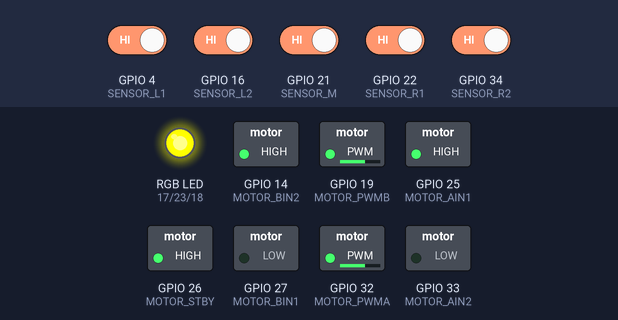
Bench run of a sketch on a simulated ESP32. On the bench: switched loads named in the sketch (green lamp = pin HIGH), an RGB LED mixed from three pins (HIGH = lit). Dashed ring = blinking. Inputs (shaded band) come from the test bench; at power-on: GPIO 4 (SENSOR_L1), GPIO 16 (SENSOR_L2), GPIO 21 (SENSOR_M), GPIO 22 (SENSOR_R1), GPIO 34 (SENSOR_R2) HIGH.

Above: at 2.2 s.
2.3 s: GPIO 4 (SENSOR_L1) driven LOW
At 3.1 s:
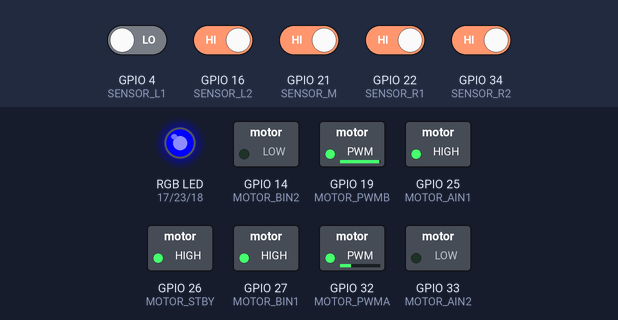
3.8 s: GPIO 16 (SENSOR_L2) driven LOW
At 4.9 s:
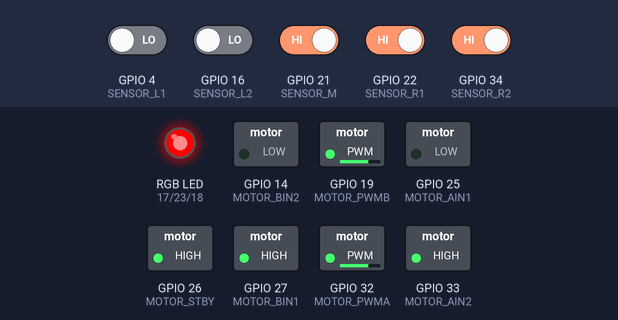
5.3 s: GPIO 21 (SENSOR_M) driven LOW
At 5.51 s:
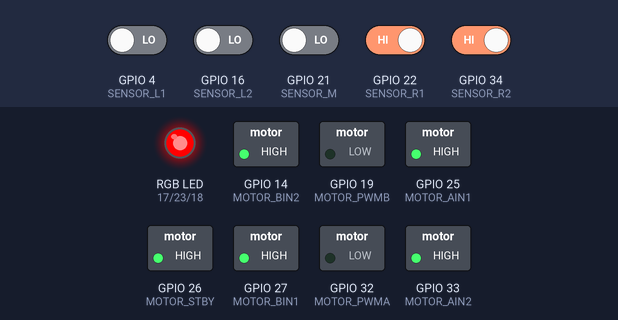
8.3 s: GPIO 34 (SENSOR_R2) driven LOW
At 9.1 s:
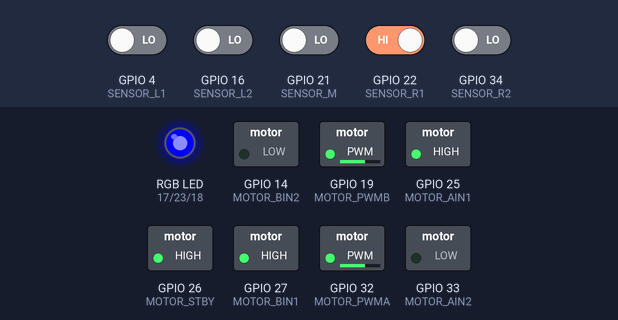
9.8 s: GPIO 16 (SENSOR_L2) driven HIGH
At 9.98 s:
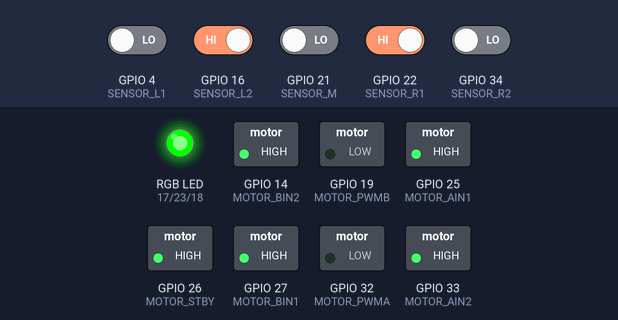
12.8 s: GPIO 21 (SENSOR_M) driven HIGH
At 12.8 s:
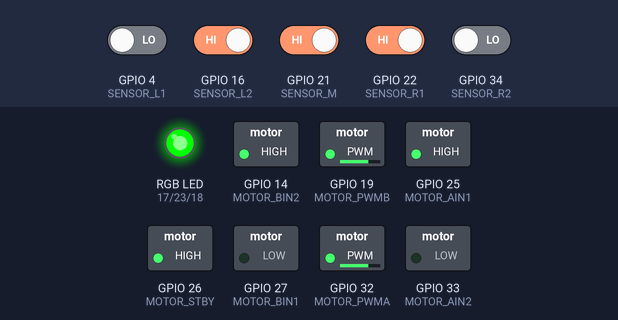
Timing chart, 0 to 15.3 s (numbered marks = the images above; inputs shaded):
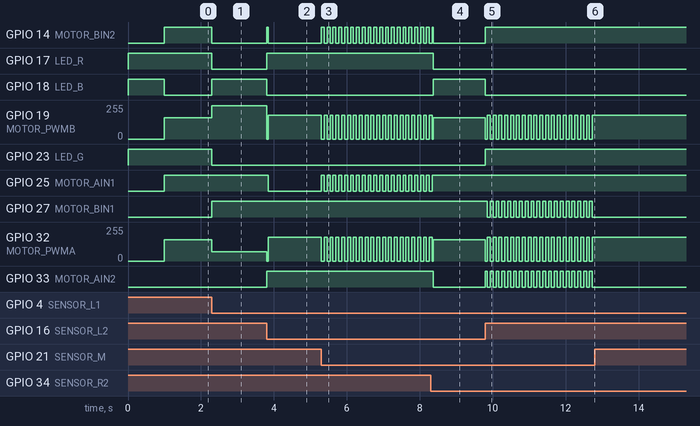

Measured:
- after the input at 2.3 s, GPIO 14 (MOTOR_BIN2), GPIO 17 (LED_R), GPIO 23 (LED_G): HIGH → LOW at once; GPIO 18 (LED_B), GPIO 27 (MOTOR_BIN1): LOW → HIGH at once; GPIO 19 (MOTOR_PWMB): 159/255 → 249/255 at once; GPIO 32 (MOTOR_PWMA): 159/255 → 70/255 at once
- after the input at 3.8 s, GPIO 14 (MOTOR_BIN2): LOW → HIGH at once, → LOW 0.05 s later; GPIO 17 (LED_R), GPIO 33 (MOTOR_AIN2): LOW → HIGH at once; GPIO 18 (LED_B): HIGH → LOW at once; GPIO 19 (MOTOR_PWMB): 249/255 → 179/255 at once; GPIO 25 (MOTOR_AIN1): HIGH → LOW after 0.05 s
- after the input at 5.3 s, GPIO 14 (MOTOR_BIN2), GPIO 25 (MOTOR_AIN1): alternates HIGH for 0.08 s and LOW for 0.08 s, starting at once; GPIO 19 (MOTOR_PWMB), GPIO 32 (MOTOR_PWMA): alternates 179/255 for 0.08 s and 0/255 for 0.08 s, starting at once
- after the input at 8.3 s, GPIO 17 (LED_R), GPIO 33 (MOTOR_AIN2): HIGH → LOW after 0.07 s; GPIO 18 (LED_B): LOW → HIGH after 0.07 s; GPIO 25 (MOTOR_AIN1): goes on until 8.3 s, then stays HIGH
- after the input at 9.8 s, GPIO 14 (MOTOR_BIN2): LOW → HIGH at once; GPIO 18 (LED_B): HIGH → LOW at once
- after the input at 12.8 s, GPIO 19 (MOTOR_PWMB), GPIO 32 (MOTOR_PWMA): stops changing and stays 179/255; GPIO 27 (MOTOR_BIN1), GPIO 33 (MOTOR_AIN2): stops changing and stays LOW

The sketch:

car_0610.ino
```cpp
// =========================================================================
// 專案：模組化狀態機循跡車 (ESP32 - 新版 3.0+ API 專用)
// 架構：同學修改版腳位 -> 輸入層 -> 大腦層(狀態機) -> 輸出層(硬體抽象)
// =========================================================================

// ==========================================
// 0. 腳位與參數定義 (同學修改版)
// ==========================================
// RGB LED 引腳
const int LED_R = 17;
const int LED_G = 23; // 已移至 P23
const int LED_B = 18;

// 感測器引腳：L2, L1, C, R1, R2
// 為了程式可讀性與對齊，我們將陣列解開對應到名稱
const int SENSOR_L2 = 16; // 陣列中的 16 (OUT1 最左)
const int SENSOR_L1 = 4;  // 陣列中的 4  (OUT2)
const int SENSOR_M  = 21; // 陣列中的 21 (OUT3 正中)
const int SENSOR_R1 = 22; // 陣列中的 22 (OUT4)
const int SENSOR_R2 = 34; // 陣列中的 34 (OUT5 最右，安全腳)

// TB6612FNG 馬達驅動引腳
const int MOTOR_PWMA = 32;
const int MOTOR_AIN1 = 25;
const int MOTOR_AIN2 = 33;
const int MOTOR_PWMB = 19; // 已移至 P19
const int MOTOR_BIN1 = 27;
const int MOTOR_BIN2 = 14;
const int MOTOR_STBY = 26;

// ESP32 PWM 參數設定
const int PWM_FREQ = 5000;      // 5kHz
const int PWM_RESOLUTION = 8;   // 速度範圍 0 ~ 255

// 速度與 PID 核心參數 (可根據現場賽道調整)
const int BASE_SPEED = 160;     // 直線基礎速度
const int TURN_SPEED = 180;     // 直角彎盲轉速度
float Kp = 45.0;                // P 參數
float Kd = 25.0;                // D 參數
float Ki = 0.0;                 // I 參數

// 全域控制變數
int last_error = 0;
int last_valid_error = 0;
// 在第 0 區的 last_valid_error 下方加上這兩行
unsigned long lost_start_time = 0; // 紀錄開始迷路的時間
bool is_lost_counting = false;     // 是否正在迷路計時中

// ==========================================
// 1. 定義系統狀態 (System States)
// ==========================================
enum CarState {
  STATE_NORMAL_PID,  // 藍燈：常規 PID 循跡（直線與弧線）
  STATE_LEFT_90,     // 紅燈：觸發左直角彎
  STATE_RIGHT_90,    // 綠燈：觸發右直角彎
  STATE_LOST         // 黃燈：衝出賽道迷路
};

CarState current_state = STATE_NORMAL_PID;

// ==========================================
// 函式前方宣告 (Forward Declarations - 解決定義順序問題)
// ==========================================
void setLED(int r, int g, int b);
void robotForward(int leftSpeed, int rightSpeed);
void robotSpinLeft(int speed);
void robotSpinRight(int speed);
void robotBrake();
CarState updateState();
int calculate_error();
void run_PID_tracking();
void handle_left_90();
void handle_right_90();
void handle_lost_track();

// ==========================================
// 2. 初始化設定 (Setup)
// ==========================================
void setup() {
  Serial.begin(115200);

  // 初始化輸入層 (感測器)
  pinMode(SENSOR_L2, INPUT);
  pinMode(SENSOR_L1, INPUT);
  pinMode(SENSOR_M,  INPUT);
  pinMode(SENSOR_R1, INPUT);
  pinMode(SENSOR_R2, INPUT);

  // 初始化輸出層 (馬達)
  pinMode(MOTOR_AIN1, OUTPUT);
  pinMode(MOTOR_AIN2, OUTPUT);
  pinMode(MOTOR_BIN1, OUTPUT);
  pinMode(MOTOR_BIN2, OUTPUT);
  pinMode(MOTOR_STBY, OUTPUT);
  digitalWrite(MOTOR_STBY, HIGH); // 啟動馬達驅動晶片

  // ESP32 新版 (3.0+) PWM 配置
  ledcAttach(MOTOR_PWMA, PWM_FREQ, PWM_RESOLUTION);
  ledcAttach(MOTOR_PWMB, PWM_FREQ, PWM_RESOLUTION);

  // 初始化指示燈
  pinMode(LED_R, OUTPUT);
  pinMode(LED_G, OUTPUT);
  pinMode(LED_B, OUTPUT);

  // 開機動畫：白燈亮 1 秒，代表系統正常
  setLED(1, 1, 1); delay(1000); setLED(0, 0, 0);
}

// ==========================================
// 3. 主程式大腦層 (Control Layer - 狀態機)
// ==========================================
void loop() {
  // 【一、輸入層】更新目前的系統狀態
  current_state = updateState();

  // 【二、大腦與輸出層】依據不同狀態分流執行
  switch (current_state) {

    case STATE_NORMAL_PID:
      setLED(0, 0, 1);       // 藍燈
      run_PID_tracking();    // 執行 PID 弧線/直線循跡
      break;

    case STATE_LEFT_90:
      setLED(1, 0, 0);       // 紅燈
      handle_left_90();      // 執行左直角處理邏輯
      break;

    case STATE_RIGHT_90:
      setLED(0, 1, 0);       // 綠燈
      handle_right_90();     // 執行右直角處理邏輯
      break;

    case STATE_LOST:
      setLED(1, 1, 0);       // 黃燈 (紅+綠)
      handle_lost_track();   // 執行衝出賽道搜線邏輯
      break;
  }
}

/// ==========================================
// 4. 軟體輸入層函式 (Input Layer)
// ==========================================
// ==========================================
// 4. 軟體輸入層函式 (Input Layer)
// ==========================================

/**
 * 計算環境誤差值 (Error)
 */
int calculate_error() {
  // 【關鍵修正】加上驚嘆號 (!)，將電子訊號的 11111(白底) 轉換為大腦好理解的 00000
  int l2 = !digitalRead(SENSOR_L2);
  int l1 = !digitalRead(SENSOR_L1);
  int m  = !digitalRead(SENSOR_M);
  int r1 = !digitalRead(SENSOR_R1);
  int r2 = !digitalRead(SENSOR_R2);

  // 權重計算法轉換誤差 (此時 1 代表黑線，0 代表白底)
       if (l2 == 1 && l1 == 0 && m == 0 && r1 == 0 && r2 == 0) return -4;
  else if (l2 == 1 && l1 == 1 && m == 0 && r1 == 0 && r2 == 0) return -3;
  else if (l2 == 0 && l1 == 1 && m == 0 && r1 == 0 && r2 == 0) return -2;
  else if (l2 == 0 && l1 == 1 && m == 1 && r1 == 0 && r2 == 0) return -1;
  else if (l2 == 0 && l1 == 0 && m == 1 && r1 == 0 && r2 == 0) return  0; // 正中央
  else if (l2 == 0 && l1 == 0 && m == 1 && r1 == 1 && r2 == 0) return  1;
  else if (l2 == 0 && l1 == 0 && m == 0 && r1 == 1 && r2 == 0) return  2;
  else if (l2 == 0 && l1 == 0 && m == 0 && r1 == 1 && r2 == 1) return  3;
  else if (l2 == 0 && l1 == 0 && m == 0 && r1 == 0 && r2 == 1) return  4;

  return last_error;
}

/**
 * 狀態識別器
 */
CarState updateState() {
  // 同樣加上驚嘆號 (!)，統一輸入層邏輯
  int l2 = !digitalRead(SENSOR_L2);
  int l1 = !digitalRead(SENSOR_L1);
  int m  = !digitalRead(SENSOR_M);
  int r1 = !digitalRead(SENSOR_R1);
  int r2 = !digitalRead(SENSOR_R2);

  // 1. 判斷是否迷路 (這下子全白底真的會變成 00000 了！)
  if (l2 == 0 && l1 == 0 && m == 0 && r1 == 0 && r2 == 0) {
    return STATE_LOST;
  }
  // 2. 判斷左直角彎特判
  else if (l2 == 1 && r2 == 0) {
    return STATE_LEFT_90;
  }
  // 3. 判斷右直角彎特判
  else if (r2 == 1 && l2 == 0) {
    return STATE_RIGHT_90;
  }
  // 4. 其餘情況皆屬於常規循跡路段
  else {
    return STATE_NORMAL_PID;
  }
}
// ==========================================
// 5. 大腦演算法處理函式 (Control Algorithms)
// ==========================================

void run_PID_tracking() {
  // 在 void run_PID_tracking() 的大括號一進來加上這行
  is_lost_counting = false; // 只要回到常規循跡，就重置迷路計時器
  int error = calculate_error();
  // 如果誤差有效（不為0），就紀錄為最後有效誤差，留給迷路狀態使用
  if (error != 0) {
    last_valid_error = error;
  }

  // PID 核心公式
  int P = error;
  int D = error - last_error;
  int output = (Kp * P) + (Kd * D);
  last_error = error;

  // 根據 PID 輸出修正左右輪速度
  int left_speed  = BASE_SPEED + output;
  int right_speed = BASE_SPEED - output;

  robotForward(left_speed, right_speed);
}

void handle_left_90() {
  // 1. 煞車消除慣性
  robotBrake();
  delay(50); // 停頓 0.05 秒穩定車身

  // 2. 盲轉跨過當前黑線
  robotSpinLeft(TURN_SPEED);
  delay(80);

  // 3. 尋找新黑線 (白底是 HIGH，所以要在 HIGH 的時候持續尋找！)
  while (digitalRead(SENSOR_M) == HIGH) {
    robotSpinLeft(TURN_SPEED);
    delay(1);
  }

  // 4. 找到黑線，急煞回正
  robotBrake();
  delay(30);
  last_error = 0;
}

void handle_right_90() {
  robotBrake();
  delay(50); // 煞車消除慣性

  robotSpinRight(TURN_SPEED);
  delay(80);

  // 白底是 HIGH，持續右轉直到感測器讀到 LOW (黑線)
  while (digitalRead(SENSOR_M) == HIGH) {
    robotSpinRight(TURN_SPEED);
    delay(1);
  }

  robotBrake();
  delay(30);
  last_error = 0;
}

void handle_lost_track() {
  // 1. 如果是剛進入迷路狀態，開始計時
  if (!is_lost_counting) {
    lost_start_time = millis(); // 抓取當前的系統時間（毫秒）
    is_lost_counting = true;
  }

  // 2. 計算已經迷路了多久
  unsigned long duration = millis() - lost_start_time;

  // 3. 如果迷路超過 5000 毫秒（5秒），強制煞車，亮紅燈，退出程式
  if (duration > 5000) {
    robotBrake();
    setLED(1, 0, 0); // 亮紅燈代表超時受罰停機
    while(1);        // 鎖死在這裡，直到人工重置開關
  }

  // 4. 在 5 秒內，繼續執行原本的原地搜線邏輯
  if (last_valid_error < 0) {
    robotSpinLeft(BASE_SPEED);
  } else {
    robotSpinRight(BASE_SPEED);
  }
}

void robotForward(int leftSpeed, int rightSpeed) {
  leftSpeed  = constrain(leftSpeed, 0, 255);
  rightSpeed = constrain(rightSpeed, 0, 255);

  // 還原為正確的前進方向 (A與B皆為 HIGH/LOW)
  digitalWrite(MOTOR_AIN1, HIGH);
  digitalWrite(MOTOR_AIN2, LOW);
  ledcWrite(MOTOR_PWMA, leftSpeed);

  digitalWrite(MOTOR_BIN1, HIGH);
  digitalWrite(MOTOR_BIN2, LOW);
  ledcWrite(MOTOR_PWMB, rightSpeed);
}

void robotSpinLeft(int speed) {
  speed = constrain(speed, 0, 255);

  // 左轉：左輪後退(LOW/HIGH)，右輪前進(HIGH/LOW)
  digitalWrite(MOTOR_AIN1, LOW);
  digitalWrite(MOTOR_AIN2, HIGH);
  ledcWrite(MOTOR_PWMA, speed);

  digitalWrite(MOTOR_BIN1, HIGH);
  digitalWrite(MOTOR_BIN2, LOW);
  ledcWrite(MOTOR_PWMB, speed);
}

void robotSpinRight(int speed) {
  speed = constrain(speed, 0, 255);

  // 右轉：左輪前進(HIGH/LOW)，右輪後退(LOW/HIGH)
  digitalWrite(MOTOR_AIN1, HIGH);
  digitalWrite(MOTOR_AIN2, LOW);
  ledcWrite(MOTOR_PWMA, speed);

  digitalWrite(MOTOR_BIN1, LOW);
  digitalWrite(MOTOR_BIN2, HIGH);
  ledcWrite(MOTOR_PWMB, speed);
}

void robotBrake() {
  digitalWrite(MOTOR_AIN1, HIGH);
  digitalWrite(MOTOR_AIN2, HIGH);
  digitalWrite(MOTOR_BIN1, HIGH);
  digitalWrite(MOTOR_BIN2, HIGH);
  ledcWrite(MOTOR_PWMA, 0);
  ledcWrite(MOTOR_PWMB, 0);
}

void setLED(int r, int g, int b) {
  digitalWrite(LED_R, r ? HIGH : LOW);
  digitalWrite(LED_G, g ? HIGH : LOW);
  digitalWrite(LED_B, b ? HIGH : LOW);
}
```
